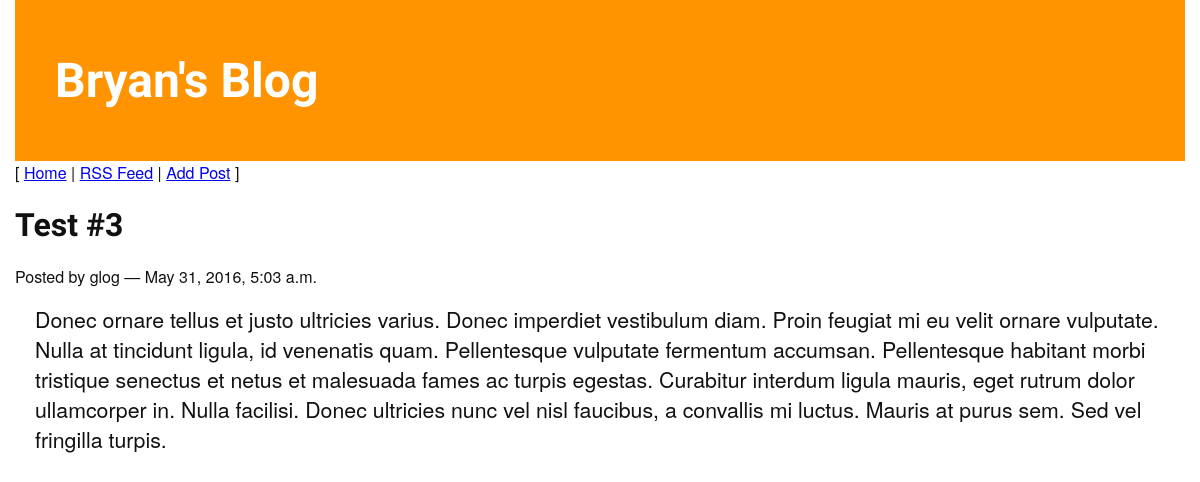
Page /posts/3/ on the earlier database version.
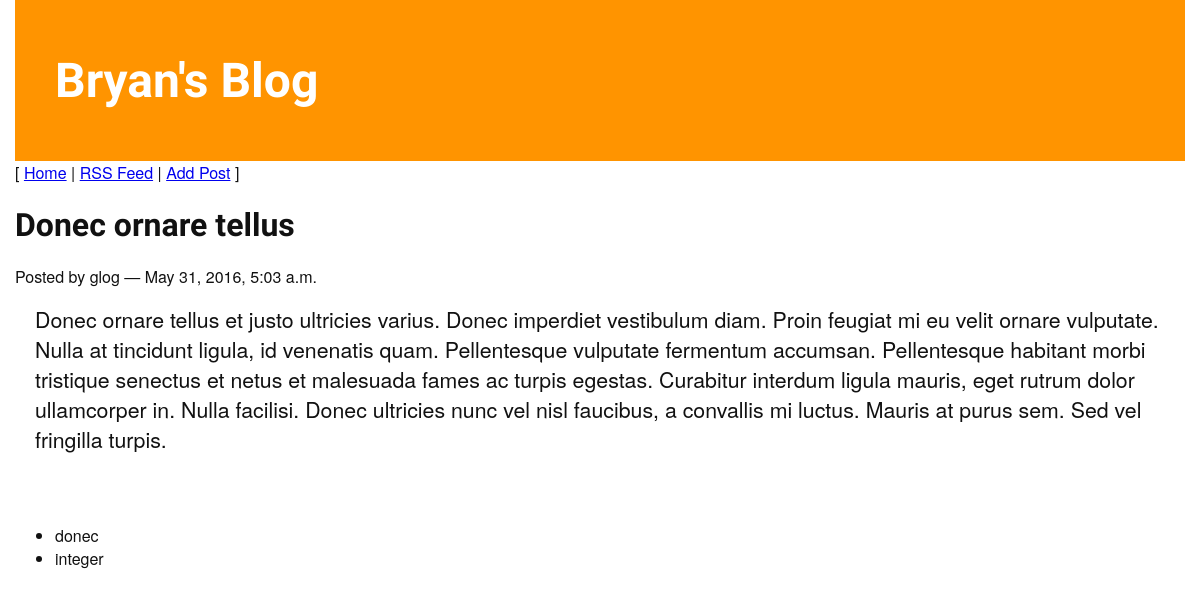
Same page on the later database version.
### myblog/models.py (models this page shows, shortened)
class Post(models.Model):
    title = models.CharField(max_length=128)
    text = models.TextField(blank=True)
    author = models.ForeignKey(User)
    created_date = models.DateTimeField(auto_now_add=True)
    modified_date = models.DateTimeField(auto_now=True)
    published_date = models.DateTimeField(blank=True, null=True)
    def __str__(self):
        return self.title

class Category(models.Model):
    name = models.CharField(max_length=128)
    description = models.TextField(blank=True)
    posts = models.ManyToManyField(
        Post,
        blank=True,
        related_name='categories'
    )
    def __str__(self):
        return self.name

### myblog/views.py (the view)
def detail_view(request, post_id):
    published = Post.objects.exclude(published_date__exact=None)
    try:
        post = published.get(pk=post_id)
    except Post.DoesNotExist:
        raise Http404
    context = {'post': post}
    return render(request, 'detail.html', context)

### myblog/templates/detail.html
{% extends "base.html" %}
{% block content %}
<h1>{{ post }}</h1>
<p class="byline">
  Posted by {{ post.author }} &mdash; {{ post.published_date }}
</p>
<div class="post-body">
  {{ post.text }}
</div>
<ul class="categories">
  {% for category in post.categories.all %}
    <li>{{ category }}</li>
  {% endfor %}
</ul>
{% endblock %}

### myblog/templates/base.html (shortened to what this page needs)
<!DOCTYPE html>
<html lang="en">
<head>
    <link rel="stylesheet" href="/static/style.css" />
</head>
<body>
    <div class="page-header">
        <h1><a href="/">Bryan's Blog</a></h1>
    </div>
<div class="page-control">
[ <a href="/">Home</a> | <a href="/latest/feed/">RSS Feed</a> | <a href="/add/post">Add Post</a> ]
</div>
    <div id="content">
        {% block content %}{% endblock %}
    </div>
</body>
</html>

### myblog/static/style.css (style rules this page uses)
body { background-color: #ff; color: #111; font-family: "HelveticaNeue-Light", "Helvetica Neue Light", "Helvetica Neue", Helvetica, Arial, "Lucida Grande", sans-serif; margin:0; padding-left: 15px; padding-right: 15px; }
h1 a { color: #FCA205; font-family: 'Lobster'; }
.page-header { background-color: #ff9400; margin-top: 0; padding: 20px 20px 20px 40px; }
.page-header h1, .page-header h1 a, .page-header h1 a:visited, .page-header h1 a:active { color: #ffffff; font-size: 36pt; text-decoration: none; }
h1, h2, h3, h4 { font-family: 'Lobster', cursive; }
.post-body { margin-bottom: 70px; font-size: 16pt; margin-left: 20px; }

Differences in the rows shown:
changed Post "glog": title "Test #3" → "Donec ornare tellus"
added Category: name "donec"
added Category: name "integer"
